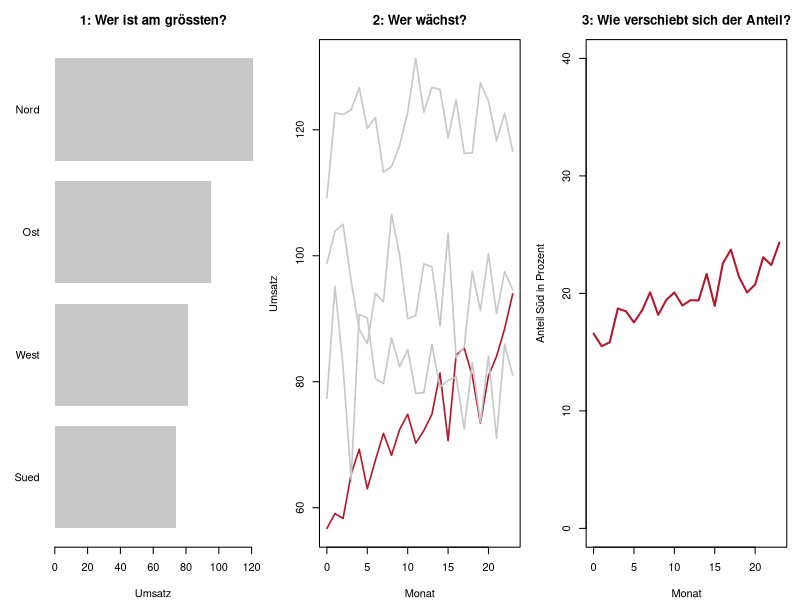
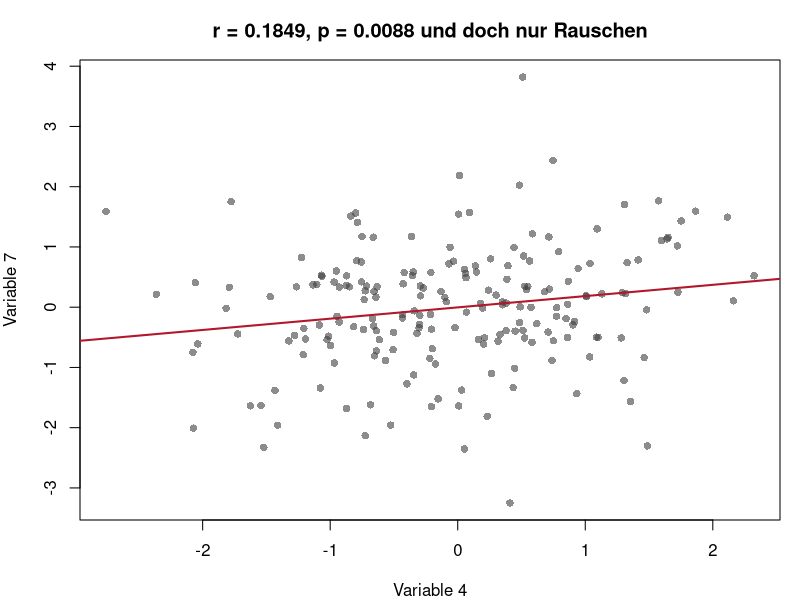
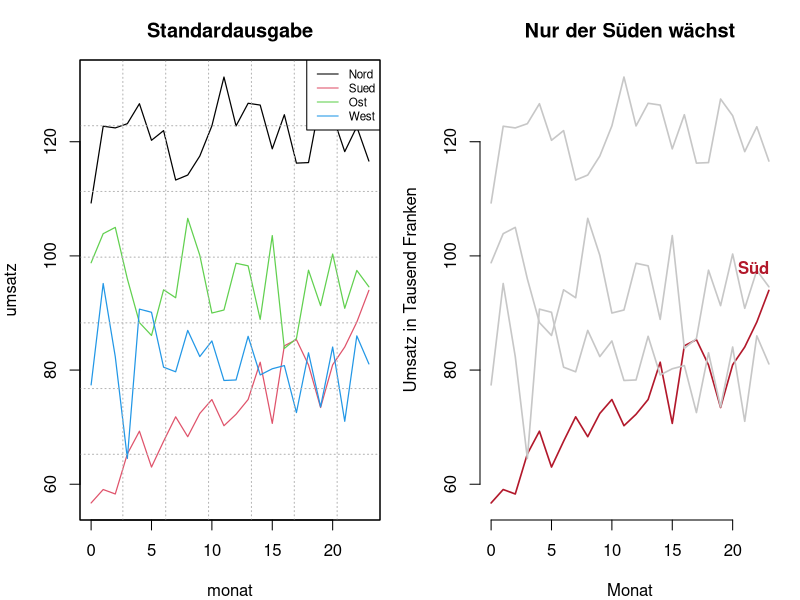
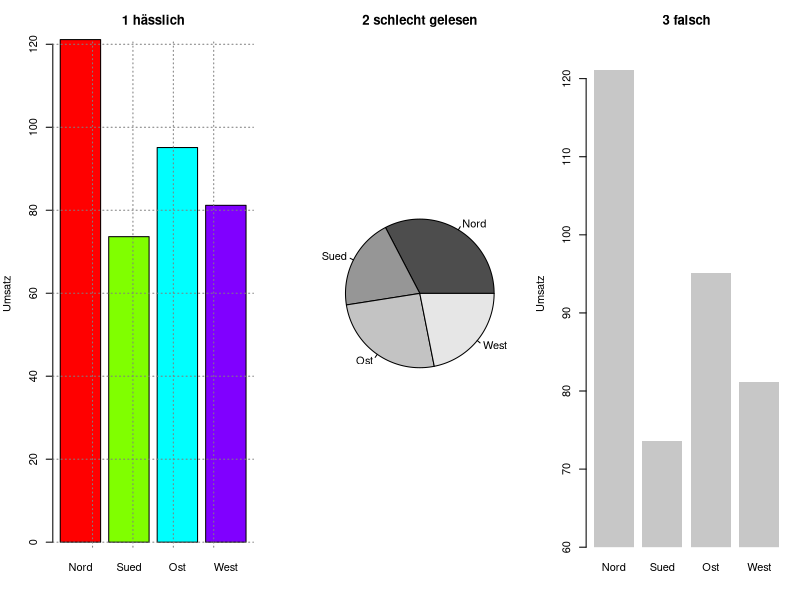

The R script that drew these images, in order:
## ---- chunk 1
#| label: setup-r
#| include: false
library(ggplot2)

theme_set(theme_minimal(base_size = 12))

lehmer <- function(saat, anzahl) {
  s <- saat
  raus <- numeric(anzahl)
  for (k in seq_len(anzahl)) {
    s <- (16807 * s) %% 2147483647
    raus[k] <- s / 2147483647
  }
  raus
}

normalmatrix <- function(saat, zeilen, spalten) {
  matrix(qnorm(lehmer(saat, zeilen * spalten)), nrow = zeilen, byrow = TRUE)
}

akzent <- "#b2182b"
neutral <- "grey78"
## ---- chunk 2
#| label: fig-b1-zb-r
#| fig-cap: "Beispiel 1: dieselben Daten für drei Aussagen."
#| fig-height: 3.2
regionen <- c("Nord", "Sued", "Ost", "West")
Z <- normalmatrix(4711, 4, 24)
zeit <- 0:23
niveau <- c(120, 60, 95, 80)
trend <- c(0.0, 1.2, -0.15, 0.1)
daten <- niveau + trend %o% zeit + Z * 6   # 4 Zeilen, 24 Spalten

kennzahlen <- t(sapply(1:4, function(i) {
  y <- daten[i, ]
  m <- lm(y ~ zeit)
  c(mittel = mean(y), sd = sd(y), steigung = unname(coef(m)[2]))
}))
rownames(kennzahlen) <- regionen
round(kennzahlen, 3)

round(c(groesste_region_mittel = max(kennzahlen[, "mittel"]),
        anteil_sued_monat_1 = daten[2, 1] / sum(daten[, 1]) * 100,
        anteil_sued_monat_24 = daten[2, 24] / sum(daten[, 24]) * 100), 1)

par(mfrow = c(1, 3), mar = c(4, 4, 3, 1))
# Aussage 1: Wer ist am groessten?
barplot(sort(kennzahlen[, "mittel"]), horiz = TRUE, las = 1, col = neutral,
        border = NA, main = "1: Wer ist am grössten?", xlab = "Umsatz")
# Aussage 2: Wer waechst?
matplot(zeit, t(daten), type = "l", lty = 1, lwd = 1.6,
        col = c(neutral, akzent, neutral, neutral),
        xlab = "Monat", ylab = "Umsatz", main = "2: Wer wächst?")
# Aussage 3: Wie verschiebt sich der Anteil?
anteile <- prop.table(daten, margin = 2) * 100
plot(zeit, anteile[2, ], type = "l", lwd = 2, col = akzent, ylim = c(0, 40),
     xlab = "Monat", ylab = "Anteil Süd in Prozent",
     main = "3: Wie verschiebt sich der Anteil?")
par(mfrow = c(1, 1))
## ---- chunk 3
#| label: fig-b2-zb-r
#| fig-cap: "Beispiel 2: das auffälligste der 45 Paare, reines Rauschen."
#| fig-height: 3
p_var <- 10; n <- 200
X <- normalmatrix(1234, p_var, n)

paare <- t(combn(p_var, 2))
ergebnis <- data.frame(
  a = paare[, 1], b = paare[, 2],
  r = apply(paare, 1, function(k) cor(X[k[1], ], X[k[2], ])))
ergebnis$p <- 2 * pt(abs(ergebnis$r) * sqrt((n - 2) / (1 - ergebnis$r^2)),
                     n - 2, lower.tail = FALSE)

c(variablen = p_var, paare = nrow(ergebnis), beobachtungen = n)
round(c(signifikant_bei_0.05 = sum(ergebnis$p < 0.05),
        erwartet = nrow(ergebnis) * 0.05,
        bonferroni_schwelle = 0.05 / nrow(ergebnis),
        signifikant_nach_bonferroni = sum(ergebnis$p < 0.05 / nrow(ergebnis))), 5)

bestes <- ergebnis[which.max(abs(ergebnis$r)), ]
round(bestes, 4)

par(mar = c(4, 4, 3, 1))
plot(X[bestes$a, ], X[bestes$b, ], pch = 16, col = adjustcolor("grey25", 0.6),
     xlab = paste("Variable", bestes$a), ylab = paste("Variable", bestes$b),
     main = sprintf("r = %.4f, p = %.4f und doch nur Rauschen",
                    bestes$r, bestes$p))
abline(lm(X[bestes$b, ] ~ X[bestes$a, ]), lwd = 2, col = akzent)
## ---- chunk 4
#| label: b3-zb-r
pruefe_trend <- function(y) {
  m <- lm(y ~ zeit)
  s <- summary(m)$coefficients[2, ]
  ki <- unname(confint(m)[2, ])   # unname: sonst heisst die Spalte "unten.2.5 %"
  c(steigung = unname(s[1]), unten = ki[1], oben = ki[2], p = unname(s[4]))
}

pruefung <- t(sapply(1:4, function(i) pruefe_trend(daten[i, ])))
rownames(pruefung) <- regionen
round(pruefung, 4)

# Deckt das Intervall die Null? Dann ist "waechst" oder "faellt" nicht belegt.
data.frame(region = regionen,
           richtung = ifelse(pruefung[, "unten"] > 0, "waechst",
                             ifelse(pruefung[, "oben"] < 0, "faellt", "nicht belegt")))
## ---- chunk 5
#| label: fig-b4-zb-r
#| fig-cap: "Beispiel 4: links die Standardausgabe, rechts die aufgeräumte Fassung."
#| fig-height: 3.4
elemente <- data.frame(
  art = c("Datenmarken", "Gitterlinien", "Achsenticks",
          "Legendeneinträge", "Rahmenlinien", "Titel", "Anmerkungen"),
  explorativ = c(96, 14, 18, 4, 4, 0, 0),
  erklaerend = c(96, 4, 10, 0, 0, 1, 2))
elemente

for (sp in c("explorativ", "erklaerend")) {
  daten_marken <- elemente[1, sp]
  rest <- sum(elemente[-1, sp])
  cat(sprintf("%-12s Datenmarken %d, andere Elemente %d, Anteil Daten %.1f Prozent\n",
              sp, daten_marken, rest, daten_marken / (daten_marken + rest) * 100))
}

lang <- data.frame(
  region = rep(regionen, each = 24),
  monat = rep(zeit, times = 4),
  umsatz = as.vector(t(daten)))

par(mfrow = c(1, 2), mar = c(4, 4, 3, 1))
matplot(zeit, t(daten), type = "l", lty = 1, lwd = 1.2, col = 1:4,
        xlab = "monat", ylab = "umsatz", main = "Standardausgabe")
grid(nx = 7, ny = 7, col = "grey70")
legend("topright", legend = regionen, col = 1:4, lty = 1, cex = 0.7)
box()

matplot(zeit, t(daten), type = "l", lty = 1, lwd = 1.6,
        col = c(neutral, akzent, neutral, neutral), bty = "n",
        xlab = "Monat", ylab = "Umsatz in Tausend Franken",
        main = "Nur der Süden wächst")
text(23, daten[2, 24] + 4, "Süd", col = akzent, adj = 1, font = 2)
par(mfrow = c(1, 1))
## ---- chunk 6
#| label: fig-b5-zb-r
#| fig-cap: "Beispiel 5: hässlich, schlecht gelesen, falsch."
#| fig-height: 3
mittel <- kennzahlen[, "mittel"]

# 1 haesslich: nichts stimmt inhaltlich nicht
c(ablesefehler_haesslich = 0)

# 2 schlecht gelesen: Torte statt Balken
grad <- mittel / sum(mittel) * 360
paare <- t(combn(4, 2))
winkel_diff <- apply(paare, 1, function(k) abs(grad[k[1]] - grad[k[2]]))
c(paare_unter_15_grad = sum(winkel_diff < 15), paare = length(winkel_diff))

# 3 falsch: Balkenachse ab 60
laengen <- mittel - 60
round(c(echtes_verhaeltnis = max(mittel) / min(mittel),
        dargestelltes_verhaeltnis = max(laengen) / min(laengen),
        verzerrung = (max(laengen) / min(laengen)) / (max(mittel) / min(mittel))), 2)

par(mfrow = c(1, 3), mar = c(4, 4, 3, 1))
barplot(mittel, names.arg = regionen, col = rainbow(4), border = "black",
        ylab = "Umsatz", main = "1 hässlich")
grid(col = "grey50")
pie(mittel, labels = regionen, col = grey.colors(4), main = "2 schlecht gelesen")
barplot(mittel, names.arg = regionen, col = neutral, border = NA,
        ylim = c(60, 125), xpd = FALSE, ylab = "Umsatz", main = "3 falsch")
par(mfrow = c(1, 1))
